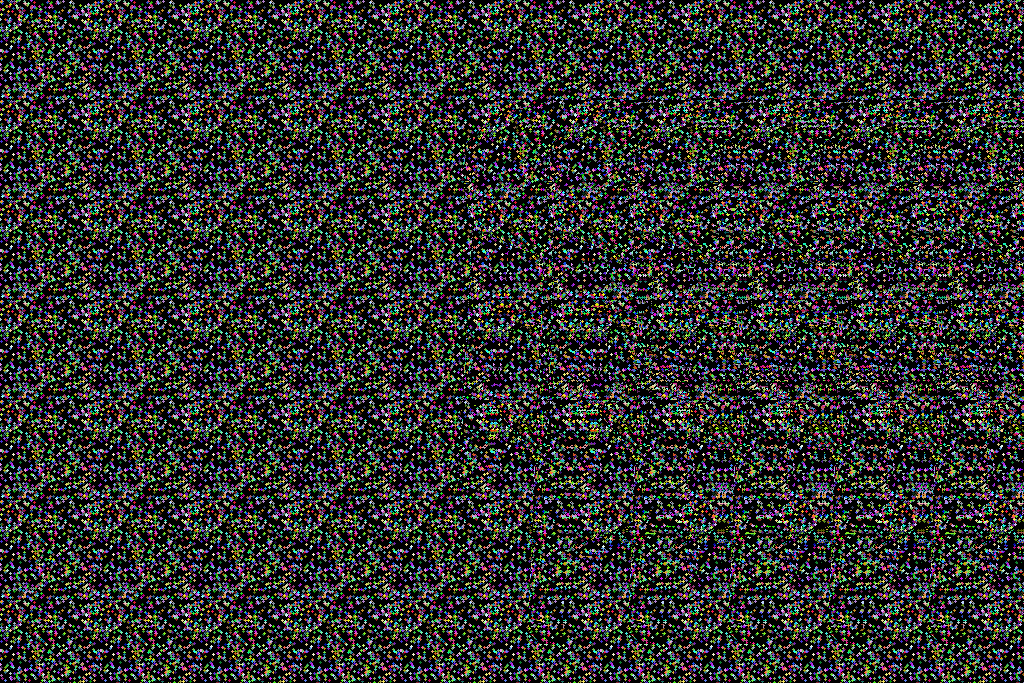

The script that saved this image:
import sys, random, argparse
from PIL import Image, ImageDraw

def createrandomtile(size):
    img = Image.new('RGB', size)

    draw = ImageDraw.Draw(img)
    r = int(min(*size)/100)
    n = 1000

    for i in range(n):
        x, y = random.randint(0, size[0] - r), random.randint(0, size[1] - r)
        fill = (random.randint(0, 255), random.randint(0, 255), random.randint(0, 255))
        draw.ellipse((x-r, y-r, x+r, y+r), fill)

    return img

def createtiledimage(tile, size):
    img = Image.new('RGB', size)
    W, H = size
    w, h = tile.size

    cols = int(W/w) + 1
    rows = int(H/h) + 1

    for i in range(rows):
        for j in range(cols):
            img.paste(tile, (j*w, i*h))

    return img

def createDepthMap(size):
    dmap = Image.new('L', size)
    dmap.paste(10, (200, 25, 300, 125))
    dmap.paste(30, (200, 150, 300, 250))
    dmap.paste(20, (200, 275, 300, 375))
    return dmap

def createShiftedImage(dmap, img):
    assert dmap.size == img.size
    sImg = img.copy()

    pixD = dmap.load()
    pixS = sImg.load()

    cols, rows = sImg.size
    for j in range(rows):
        for i in range(cols):
            xshift = pixD[i, j] / 10
            xpos = i - 140 + xshift
            if xpos > 0 & xpos < cols:
                pixS[i, j] = pixS[xpos, j]

    return sImg

def createStereogram(dmap, tile):
    if dmap.mode is not 'L':
        dmap = dmap.convert('L')

    if not tile:
        tile = createrandomtile((100, 100))

    img = createtiledimage(tile, dmap.size)

    sImg = img.copy()
    pixD = dmap.load()
    pixS = sImg.load()

    cols, rows = sImg.size

    for j in range(rows):
        for i in range(cols):
            xshift = pixD[i, j] / 10
            xpos = i - tile.size[0] + xshift
            if xpos > 0 and xpos < cols:
                pixS[i, j] = pixS[xpos, j]

    return sImg

def main():
    parser = argparse.ArgumentParser(description="Autostereograms...")

    parser.add_argument("--depth", dest="dmfile", required=True)
    parser.add_argument("--tile", dest="tilefile", required=False)
    parser.add_argument("--out", dest="outfile", required=False)

    args = parser.parse_args()

    outfile = 'stereogram.png'
    if args.outfile:
        outfile = args.outfile

    tilefile = False
    if args.tilefile:
        tilefile = args.tilefile

    dmImg = Image.open(args.dmfile)
    asImg = createStereogram(dmImg, tilefile)
    asImg.save(outfile)

if __name__ == "__main__":
    main()